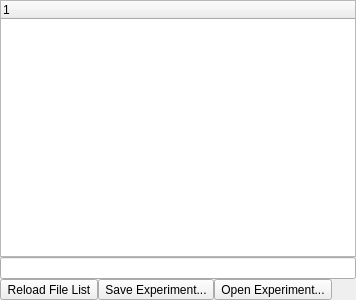
<ui version="4.0" >
 <class>RVFileView</class>
 <widget class="QWidget" name="RVFileView" >
  <property name="geometry" >
   <rect>
    <x>0</x>
    <y>0</y>
    <width>356</width>
    <height>300</height>
   </rect>
  </property>
  <property name="windowTitle" >
   <string>Form</string>
  </property>
  <layout class="QVBoxLayout" name="verticalLayout" >
   <property name="spacing" >
    <number>0</number>
   </property>
   <property name="margin" >
    <number>0</number>
   </property>
   <item>
    <widget class="QTreeWidget" name="tree" >
     <column>
      <property name="text" >
       <string>1</string>
      </property>
     </column>
    </widget>
   </item>
   <item>
    <widget class="QLineEdit" name="directory" />
   </item>
   <item>
    <layout class="QHBoxLayout" name="horizontalLayout" >
     <item>
      <widget class="QToolButton" name="reload_button" >
       <property name="text" >
        <string>Reload File List</string>
       </property>
      </widget>
     </item>
     <item>
      <widget class="QToolButton" name="save_button" >
       <property name="text" >
        <string>Save Experiment...</string>
       </property>
      </widget>
     </item>
     <item>
      <widget class="QToolButton" name="open_button" >
       <property name="text" >
        <string>Open Experiment...</string>
       </property>
      </widget>
     </item>
     <item>
      <spacer name="horizontalSpacer" >
       <property name="orientation" >
        <enum>Qt::Horizontal</enum>
       </property>
       <property name="sizeHint" stdset="0" >
        <size>
         <width>40</width>
         <height>20</height>
        </size>
       </property>
      </spacer>
     </item>
    </layout>
   </item>
  </layout>
 </widget>
 <resources/>
 <connections/>
</ui>
